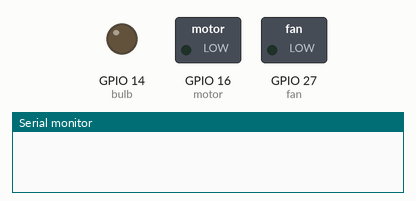
Bench run of a sketch on a simulated ESP32. Shown: switched loads named in the sketch (green lamp = pin HIGH), output pins drawn as LEDs (lit = HIGH), the last lines printed to the serial monitor.

Above: at 0.1 s.
At 0.8 s:
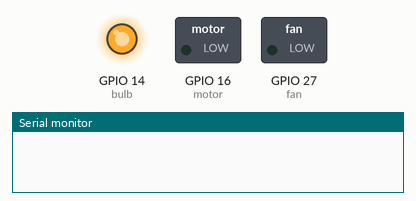
At 20.3 s:
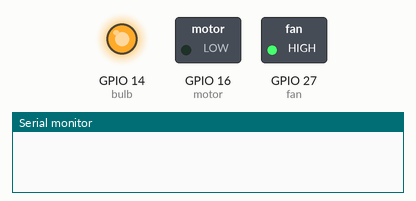
At 29.9 s:
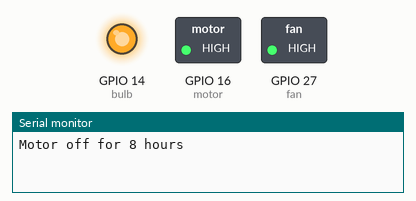
At 39.8 s:
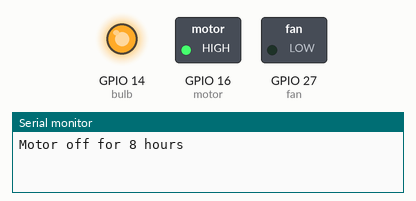
Timing chart, 0 to 40.0 s (numbered marks = the images above):
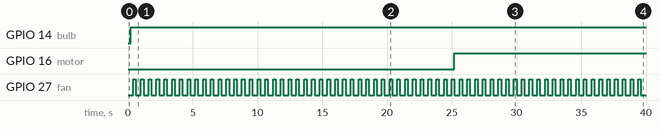

Measured:
- by itself, GPIO 14 (bulb): LOW → HIGH at 0.20 s
- by itself, GPIO 16 (motor): LOW → HIGH at 25.2 s
- by itself, GPIO 27 (fan): alternates HIGH for 0.20 s and LOW for 0.40 s

The sketch:

Relay_code.ino
```cpp
/* Two "independant" timed events */
const long eventTime_1 = 25000; //in ms
const long eventTime_2 = 120000; //in ms

/* When did they start the race? */
unsigned long previousTime_1 = 0;
unsigned long previousTime_2 = 0;

const int motor = 16;
const int fan = 27;
const int bulb = 14;
long lastMsg = 0;

void setup() {
 pinMode(bulb, OUTPUT);
 pinMode(fan, OUTPUT);
 pinMode(motor, OUTPUT);
 Serial.begin(115200);
}

 void bulb_on(){
  digitalWrite(bulb, HIGH);
  }
  void bulb_off(){
  digitalWrite(bulb, LOW);
  }

  void fan_on(){
  digitalWrite(fan, HIGH);
  }
 void fan_off(){
  digitalWrite(fan, LOW);
  }

void turningegg(){
 /* Updates frequently */
  unsigned long currentTime = millis();

  /* This is my event_1 */
  if ( currentTime - previousTime_1 >= eventTime_2) {
    Serial.println("Egg Rotating");
     digitalWrite(motor, LOW);
    /* Update the timing for the next event*/
    previousTime_1 = currentTime;
  }
    /* This is my event_2 */
  else if ( currentTime - previousTime_2 >= eventTime_1) {

    Serial.println("Motor off for 8 hours");
    digitalWrite(motor, HIGH);
    /* Update the timing for the next event*/
    previousTime_2 = currentTime;
  }
}
void loop(){
  turningegg();
  delay(200);
  bulb_on();
  delay(200);
  fan_on();
  delay(200);
  fan_off();
}
```
